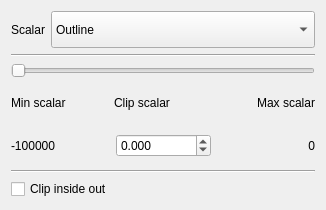
<?xml version="1.0" encoding="UTF-8"?>
<ui version="4.0">
 <class>TaskPostScalarClip</class>
 <widget class="QWidget" name="TaskPostScalarClip">
  <property name="geometry">
   <rect>
    <x>0</x>
    <y>0</y>
    <width>326</width>
    <height>210</height>
   </rect>
  </property>
  <property name="windowTitle">
   <string>Form</string>
  </property>
  <layout class="QVBoxLayout" name="verticalLayout">
   <item>
    <layout class="QHBoxLayout" name="horizontalLayout">
     <item>
      <widget class="QLabel" name="label">
       <property name="sizePolicy">
        <sizepolicy hsizetype="Minimum" vsizetype="Minimum">
         <horstretch>0</horstretch>
         <verstretch>0</verstretch>
        </sizepolicy>
       </property>
       <property name="text">
        <string>Scalar</string>
       </property>
      </widget>
     </item>
     <item>
      <widget class="QComboBox" name="Scalar">
       <property name="sizePolicy">
        <sizepolicy hsizetype="Expanding" vsizetype="Minimum">
         <horstretch>0</horstretch>
         <verstretch>0</verstretch>
        </sizepolicy>
       </property>
       <item>
        <property name="text">
         <string>Outline</string>
        </property>
       </item>
       <item>
        <property name="text">
         <string>Surface</string>
        </property>
       </item>
       <item>
        <property name="text">
         <string>Surface with Edges</string>
        </property>
       </item>
       <item>
        <property name="text">
         <string>Wireframe</string>
        </property>
       </item>
      </widget>
     </item>
    </layout>
   </item>
   <item>
    <widget class="Line" name="line">
     <property name="orientation">
      <enum>Qt::Horizontal</enum>
     </property>
    </widget>
   </item>
   <item>
    <widget class="QSlider" name="Slider">
     <property name="maximum">
      <number>100</number>
     </property>
     <property name="orientation">
      <enum>Qt::Horizontal</enum>
     </property>
     <property name="invertedAppearance">
      <bool>false</bool>
     </property>
     <property name="invertedControls">
      <bool>false</bool>
     </property>
     <property name="tickPosition">
      <enum>QSlider::NoTicks</enum>
     </property>
    </widget>
   </item>
   <item>
    <layout class="QHBoxLayout" name="horizontalLayout_4">
     <item>
      <widget class="QLabel" name="label_2">
       <property name="sizePolicy">
        <sizepolicy hsizetype="Minimum" vsizetype="Minimum">
         <horstretch>0</horstretch>
         <verstretch>0</verstretch>
        </sizepolicy>
       </property>
       <property name="text">
        <string>Min scalar</string>
       </property>
      </widget>
     </item>
     <item>
      <widget class="QLabel" name="label_3">
       <property name="text">
        <string>Clip scalar</string>
       </property>
       <property name="alignment">
        <set>Qt::AlignLeading|Qt::AlignLeft|Qt::AlignVCenter</set>
       </property>
      </widget>
     </item>
     <item>
      <widget class="QLabel" name="label_4">
       <property name="layoutDirection">
        <enum>Qt::LeftToRight</enum>
       </property>
       <property name="text">
        <string>Max scalar</string>
       </property>
       <property name="alignment">
        <set>Qt::AlignRight|Qt::AlignTrailing|Qt::AlignVCenter</set>
       </property>
      </widget>
     </item>
    </layout>
   </item>
   <item>
    <layout class="QHBoxLayout" name="horizontalLayout_2">
     <property name="spacing">
      <number>20</number>
     </property>
     <item>
      <widget class="QLabel" name="Minimum">
       <property name="sizePolicy">
        <sizepolicy hsizetype="Expanding" vsizetype="Minimum">
         <horstretch>0</horstretch>
         <verstretch>0</verstretch>
        </sizepolicy>
       </property>
       <property name="text">
        <string>-100000</string>
       </property>
      </widget>
     </item>
     <item>
      <widget class="QDoubleSpinBox" name="Value">
       <property name="sizePolicy">
        <sizepolicy hsizetype="MinimumExpanding" vsizetype="Fixed">
         <horstretch>0</horstretch>
         <verstretch>0</verstretch>
        </sizepolicy>
       </property>
       <property name="minimumSize">
        <size>
         <width>50</width>
         <height>0</height>
        </size>
       </property>
       <property name="keyboardTracking">
        <bool>false</bool>
       </property>
       <property name="decimals">
        <number>3</number>
       </property>
       <property name="minimum">
        <double>-999999999.000000000000000</double>
       </property>
       <property name="maximum">
        <double>999999999.000000000000000</double>
       </property>
      </widget>
     </item>
     <item>
      <widget class="QLabel" name="Maximum">
       <property name="sizePolicy">
        <sizepolicy hsizetype="Expanding" vsizetype="Preferred">
         <horstretch>0</horstretch>
         <verstretch>0</verstretch>
        </sizepolicy>
       </property>
       <property name="layoutDirection">
        <enum>Qt::LeftToRight</enum>
       </property>
       <property name="text">
        <string>0</string>
       </property>
       <property name="alignment">
        <set>Qt::AlignRight|Qt::AlignTrailing|Qt::AlignVCenter</set>
       </property>
      </widget>
     </item>
    </layout>
   </item>
   <item>
    <widget class="Line" name="line_2">
     <property name="orientation">
      <enum>Qt::Horizontal</enum>
     </property>
    </widget>
   </item>
   <item>
    <layout class="QHBoxLayout" name="horizontalLayout_3">
     <item>
      <widget class="QCheckBox" name="InsideOut">
       <property name="text">
        <string>Clip inside out</string>
       </property>
      </widget>
     </item>
    </layout>
   </item>
  </layout>
  <zorder>Slider</zorder>
  <zorder>line</zorder>
  <zorder>line_2</zorder>
 </widget>
 <resources/>
 <connections/>
</ui>
